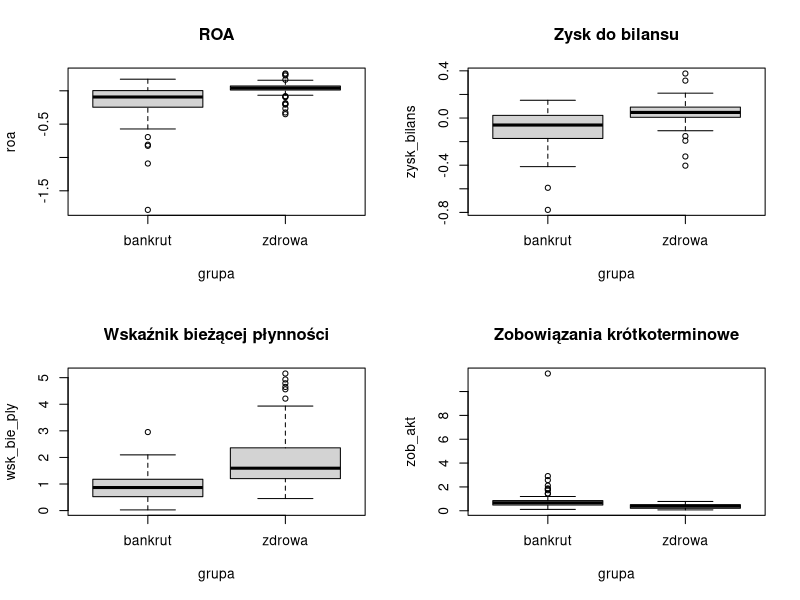
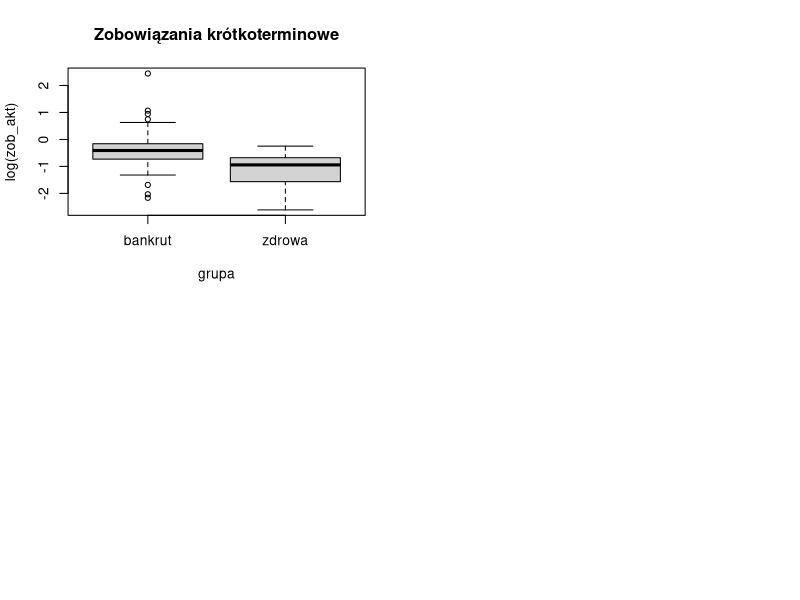
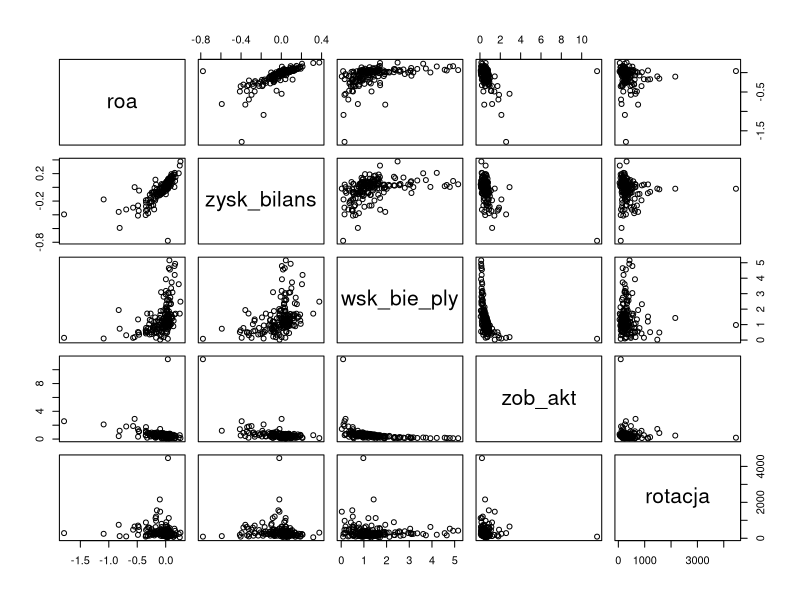

Generate these figures, in order, with R:
## ---- chunk 1
library(readxl)
#install.packages("tidyverse") ## kolekcja pakietów do analizy danych
library(tidyverse)
## ---- chunk 2
spolki <- read_excel(path = "../data-raw/spolki_akcyjne_bankrut.xlsx",
                     col_names = c("id", "roa", "zysk_bilans", "wsk_bie_ply", "zob_akt", "rotacja", "grupa"), 
                     skip = 1)
spolki
## ---- chunk 3
table(spolki$grupa)
## ---- chunk 4
count(spolki, grupa, name = "liczba")
## ---- chunk 5
par(mfrow = c(2, 2))
boxplot(roa ~ grupa, data = spolki, main = "ROA")
boxplot(zysk_bilans ~ grupa, data = spolki, main = "Zysk do bilansu")
boxplot(wsk_bie_ply ~ grupa, data = spolki, main = "Wskaźnik bieżącej płynności")
boxplot(zob_akt ~ grupa, data = spolki, main = "Zobowiązania krótkoterminowe")
## ---- chunk 6
boxplot(log(zob_akt) ~ grupa, data = spolki, main = "Zobowiązania krótkoterminowe")
## ---- chunk 7
pairs(spolki[, 2:6])
round(cor(spolki[, 2:6], method = "spearman"), 2)
## ---- chunk 8
count(spolki, grupa, wsk = wsk_bie_ply <= 1.2)
## ---- chunk 9
aggregate(zob_akt ~ grupa, data = spolki, FUN = median)
aggregate(zob_akt ~ grupa, data = spolki, FUN = mean)
## ---- chunk 10
count(spolki, grupa, roa < 0)
count(spolki, grupa, zysk_bilans < 0)
## ---- chunk 11
wynik <- round(mean(spolki$roa),4)
## ---- chunk 12
round(mean(spolki$roa),3) ## wersja zagnieżdżona

spolki$roa %>% mean(.) %>% round(.,3) ## wersja z przetwarzaniem potokowym
## ---- chunk 13
summarise( group_by(spolki, grupa),  m = median(roa))

spolki %>% 
  group_by(grupa) %>%  
  summarise(m = median(roa))
